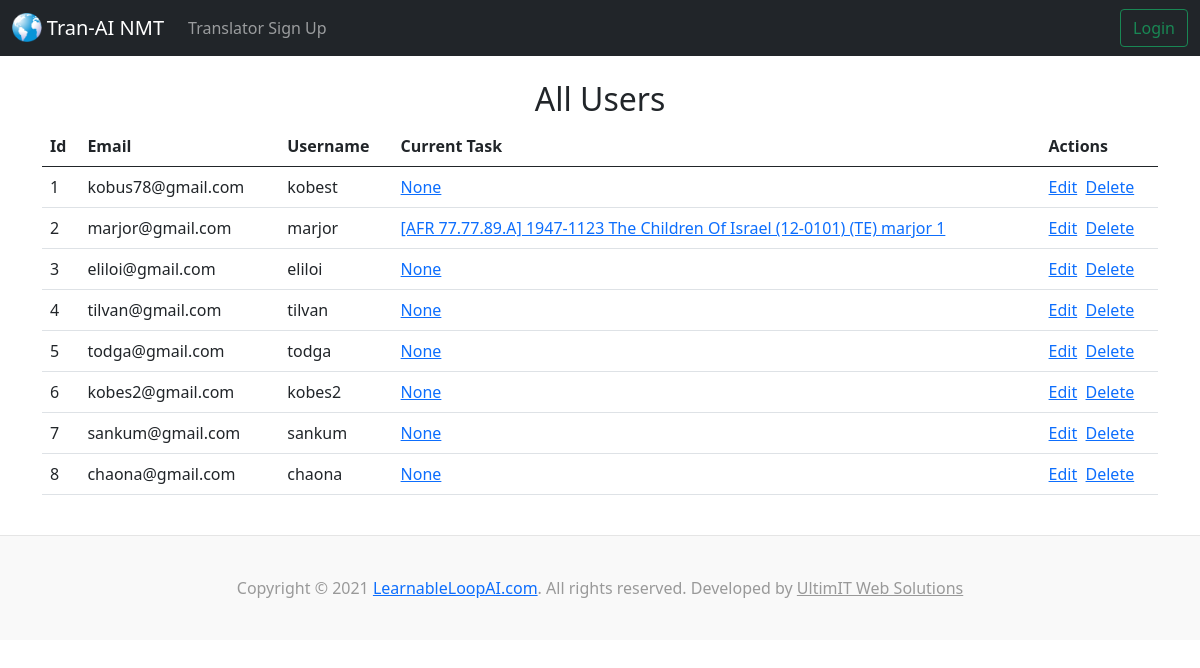
/users/, run on the app's committed database.
### accounts/models.py (models this page shows, shortened)
class CustomUser(AbstractBaseUser, PermissionsMixin):
    email = models.EmailField(_('email address'), unique=True)
    username = models.CharField(_('username'), max_length=6, default='')
    admin = models.BooleanField(default=False)
    is_staff = models.BooleanField(default=False)
    is_active = models.BooleanField(default=True)
    created_at = models.DateTimeField(default=timezone.now)
    cur_task = models.ForeignKey(Task, blank=True, null=True, on_delete=models.CASCADE)
    USERNAME_FIELD = 'email'
    REQUIRED_FIELDS = []
    objects = CustomUserManager()

### tranai/models.py (models this page shows, shortened)
class Task(models.Model):
  class Role(models.TextChoices):
    EP = 'EP', _('English Provider (EP)')
    EE = 'EE', _('English Editor (EE)')
    NT = 'NT', _('No Translator (NT)')
    MT = 'MT', _('Machine Translator (MT)')
    HT = 'HT', _('Human Translator (HT)')
    TE = 'TE', _('Translation Editor (TE)')
    SE = 'SE', _('Scripture Editor (SE)')
    PE = 'PE', _('Poetry Editor (PE)')
    CE = 'CE', _('Chief Editor (CE)')
    LA = 'LA', _('Language Administrator (LA)')
  class Status(models.TextChoices):
    ip = 'ip', _('In Process (ip)')
    cd = 'cd', _('Completed (cd)')
    te = 'te', _('TE editing (te)')
    ce = 'ce', _('CE editing (ce)')
    qe = 'qe', _('QE editing (qe)')
    pg = 'pg', _('Publishing (pg)')
    pd = 'pd', _('Published (pd)')
    pr = 'pr', _('Pruned (pr)')
  translation = models.ForeignKey(Translation, blank=False, null=False, on_delete=models.DO_NOTHING, related_name='tasks')
  user = models.ForeignKey(settings.AUTH_USER_MODEL, blank=False, null=False, on_delete=models.DO_NOTHING, related_name='tasks') #for accounts app
  role = models.CharField('Role', max_length=2, validators=[MinLengthValidator(2), MaxLengthValidator(2)], choices=Role.choices, default=Role.TE, blank=False, null=False,)
  active = models.BooleanField('Active', default=False)
  place = models.IntegerField('Place', default=1, validators=[MinValueValidator(1)], blank=False, null=False,)
  ci = models.BooleanField('Content imported', default=False)
  status = models.CharField('Status', max_length=2, validators=[MinLengthValidator(2), MaxLengthValidator(2)], choices=Status.choices, default=Status.ip, blank=False, null=False,)
  ccs = models.IntegerField('Final Create additions', blank=True, null=True,)
  ccs_k = models.IntegerField('- by klearing', blank=True, null=True,)
  ccs_m = models.IntegerField('- by modding', blank=True, null=True,)
  vcs = models.IntegerField('Final Vote additions', blank=True, null=True,)
  vcs_a = models.IntegerField('- by accepting', blank=True, null=True,)
  vcs_c = models.IntegerField('- by creating', blank=True, null=True,)
  vcs_t = models.IntegerField('- by topping', blank=True, null=True,)
  vcs_p = models.IntegerField('- by picking', blank=True, null=True,)
  ct = models.IntegerField('Final Create time (s)', blank=True, null=True,)
  vt = models.IntegerField('Final Vote time (s)', blank=True, null=True,)
  majtes = models.IntegerField('Final Majority Top Changes', blank=True, null=True,)
  tietes = models.IntegerField('Final Tie Top Changes', blank=True, null=True,)
  notes = models.CharField('Notes', max_length=200, blank=True, null=True,)
  def __str__(self):
    return f"[{self.translation.lan} {self.translation.blkc}.{self.translation.subc}.{self.translation.senc}.{self.translation.xcrip}] {self.translation.document.descriptor} {self.translation.document.title} ({self.translation.version}) ({self.role}) {self.user.username} {self.place}"

class Translation(models.Model):
  class Transcription(models.TextChoices):
    ANDES = 'A', _('Andes')
    MAMALIS = 'M', _('Mamalis')
  lan = models.CharField('Language', max_length=3)
  tran_title = models.CharField('Translated title', max_length=70)
  descrip = models.TextField('Description', blank=True, null=True, max_length=500)
  blkc = models.IntegerField('Block count')
  subc = models.IntegerField('Sub-block count')
  senc = models.IntegerField('Sentence count')
  xcrip = models.CharField('Transcription', max_length=1, choices=Transcription.choices, default=Transcription.ANDES, blank=False,)
  li = models.BooleanField('Lookup imported (eng) / translate contributions randomized (oth)')
  pubdate = models.DateField('Publication date', default=datetime.date.today)
  version = models.CharField('Version', max_length=20)
  document = models.ForeignKey(Document, blank=True, null=True, on_delete=models.CASCADE, related_name='translations')
  eng_tran = models.ForeignKey('self', blank=True, null=True, on_delete=models.CASCADE,)

class Document(models.Model):
  class TimeOfDay(models.TextChoices):
    NO_TOD = 'n', _('No Time Of Day')
    SUNRISE = 's', _('Sunrise')
    BREAKFAST = 'b', _('Breakfast')
    MORNING = 'x', _('Morning')
    AFTERNOON = 'y', _('Afternoon')
    EVENING = 'z', _('Evening')
  class DayOfWeek(models.TextChoices):
    SUNDAY = 'su', _('Sunday')
    MONDAY = 'mo', _('Monday')
    TUESDAY = 'tu', _('Tuesday')
    WEDNESDAY = 'we', _('Wednesday')
    THURSDAY = 'th', _('Thursday')
    FRIDAY = 'fr', _('Friday')
    SATURDAY = 'sa', _('Saturday')
  dod = models.DateField('Date Of Delivery')
  tod = models.CharField('Time Of Day', max_length=1, validators=[MinLengthValidator(1), MaxLengthValidator(1)], choices=TimeOfDay.choices, default=TimeOfDay.NO_TOD, blank=False,)
  dow = models.CharField('Day Of Week', max_length=2, choices=DayOfWeek.choices, default=DayOfWeek.SUNDAY, blank=False,)
  title = models.CharField('Document Title', max_length=64, blank=False,)
  descriptor = models.CharField('Descriptor', max_length=120, blank=False,)

### tranai/views.py (the view)
# urls.py: path('users/', views.index_users, name='index-users'),
def index_users(request):
  User = get_user_model()
  users = User.objects.all()
  return render(request, 'tranai/index_users.html', {'users': users})

### tranai/templates/tranai/index_users.html
{% extends 'tranai/base.html' %}
{% block content %}
<center><h2>All Users</h2></center>
<table class="table table-hover">
  <thead>
    <tr>
      <th scope="col">Id</th>
      <th scope="col">Email</th>
      <th scope="col">Username</th>
      <th scope="col">Current Task</th>
      <th scope="col">Actions</th>
    </tr>
  </thead>
  <tbody>
{% for user in users %}
    <tr>
      <td>{{ user.id }}</td>
      <td>{{ user.email }}</td>
      <td>{{ user.username }}</td>
      <td><a href="">{{user.cur_task}}</a></td>
      <td><a href="">Edit</a>&nbsp;&nbsp;<a href="">Delete</a></td>
    </tr>
{% endfor %}
  </tbody>
</table>
{% endblock %}

### data on the page
CustomUser: id "1", email "kobus78@gmail.com", username "kobest", cur_task "None"
CustomUser: id "2", email "marjor@gmail.com", username "marjor", cur_task "[AFR 77.77.89.A] 1947-1123 The Children Of Israel (12-0101) (TE) marjor 1"
CustomUser: id "3", email "eliloi@gmail.com", username "eliloi", cur_task "None"
CustomUser: id "4", email "tilvan@gmail.com", username "tilvan", cur_task "None"
CustomUser: id "5", email "todga@gmail.com", username "todga", cur_task "None"
CustomUser: id "6", email "kobes2@gmail.com", username "kobes2", cur_task "None"
CustomUser: id "7", email "sankum@gmail.com", username "sankum", cur_task "None"
CustomUser: id "8", email "chaona@gmail.com", username "chaona", cur_task "None"
